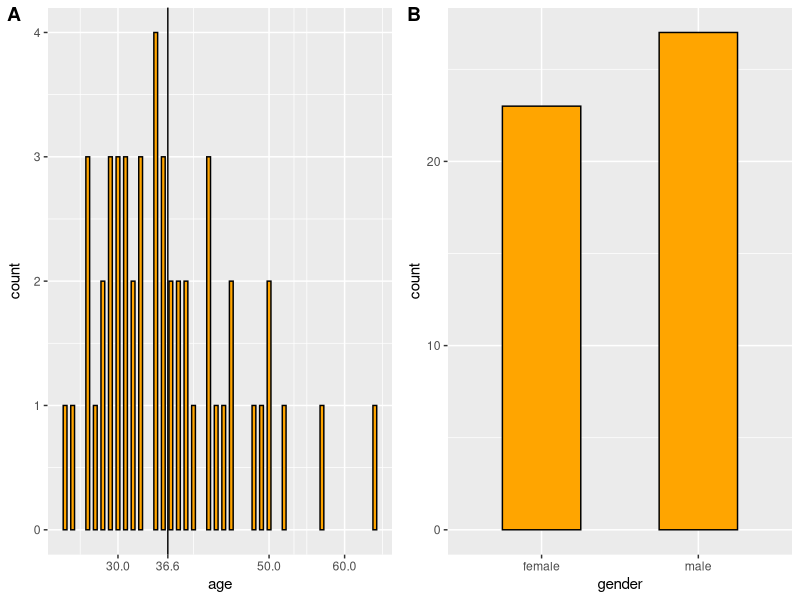
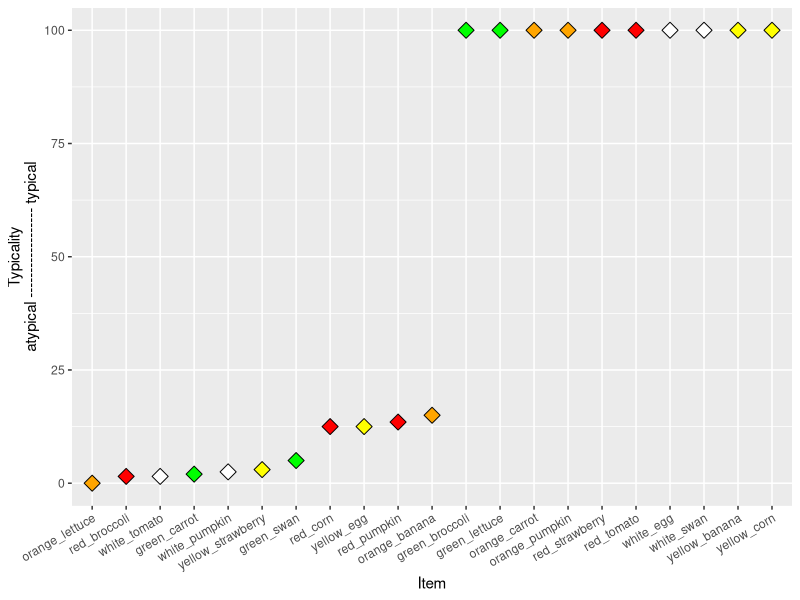
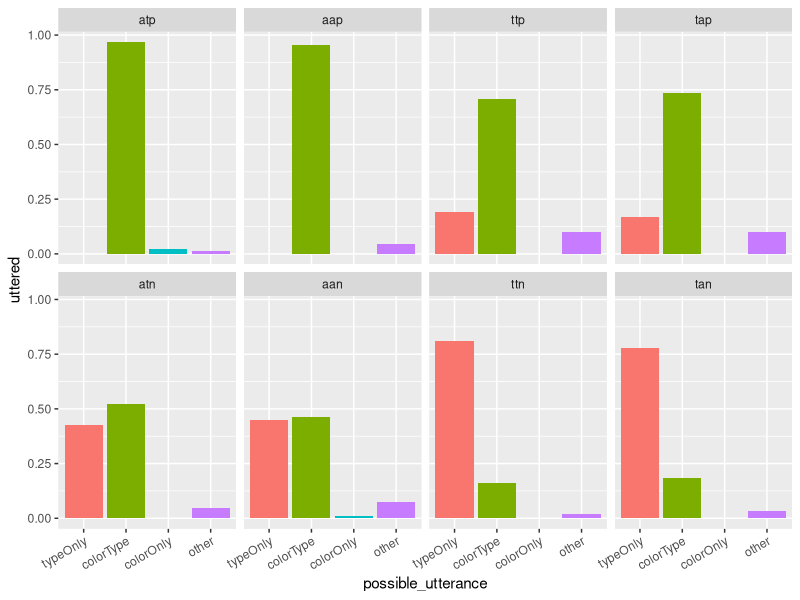
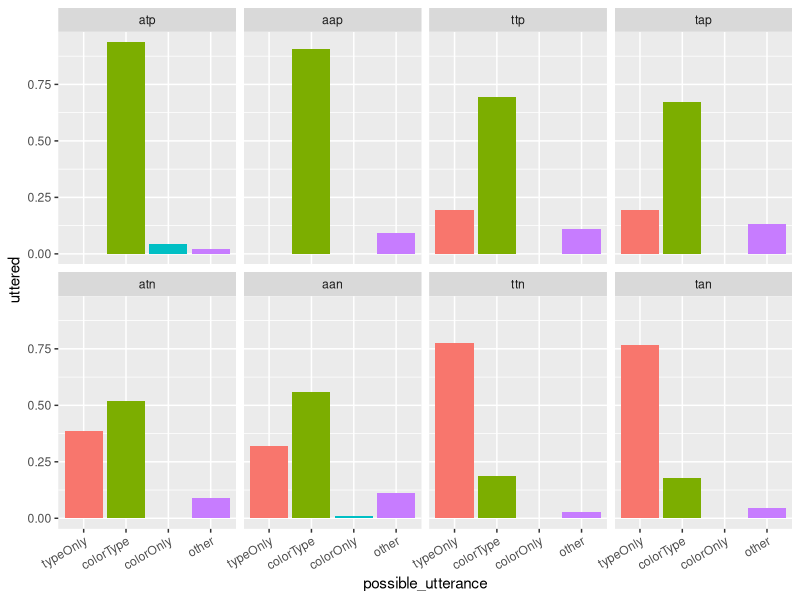
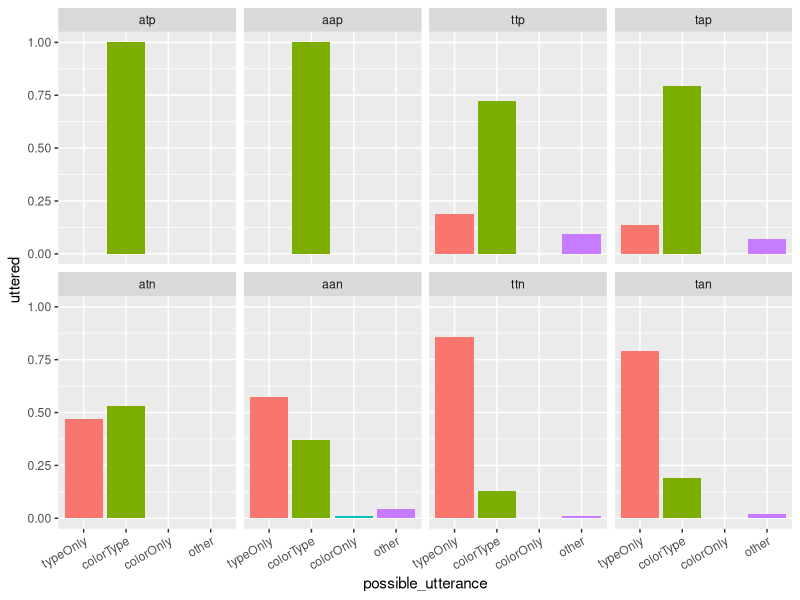
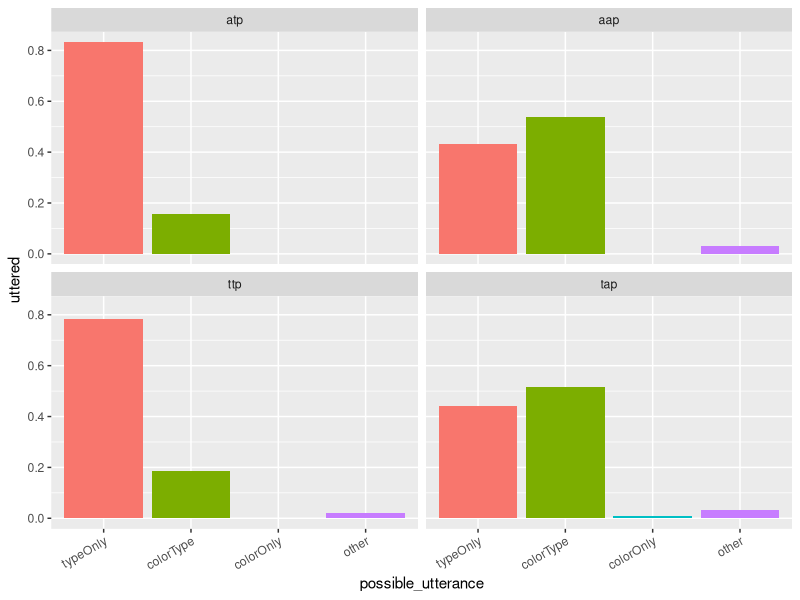
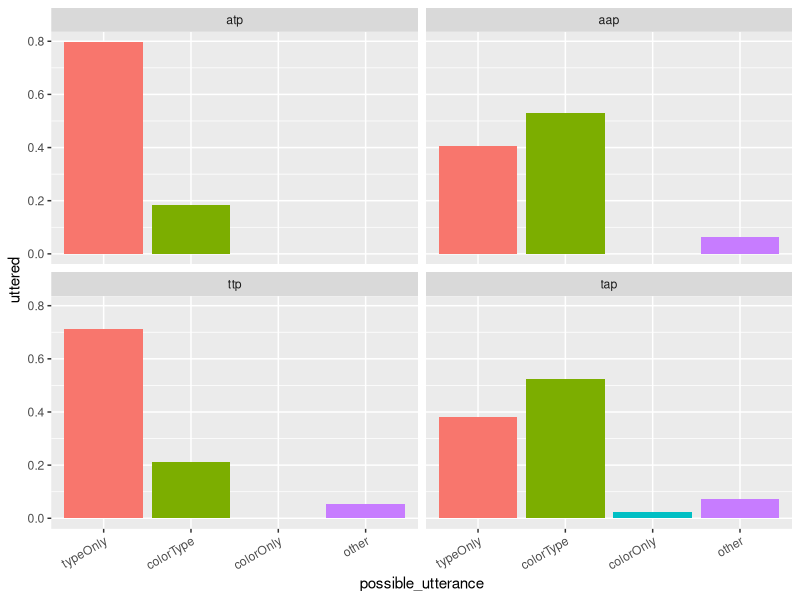
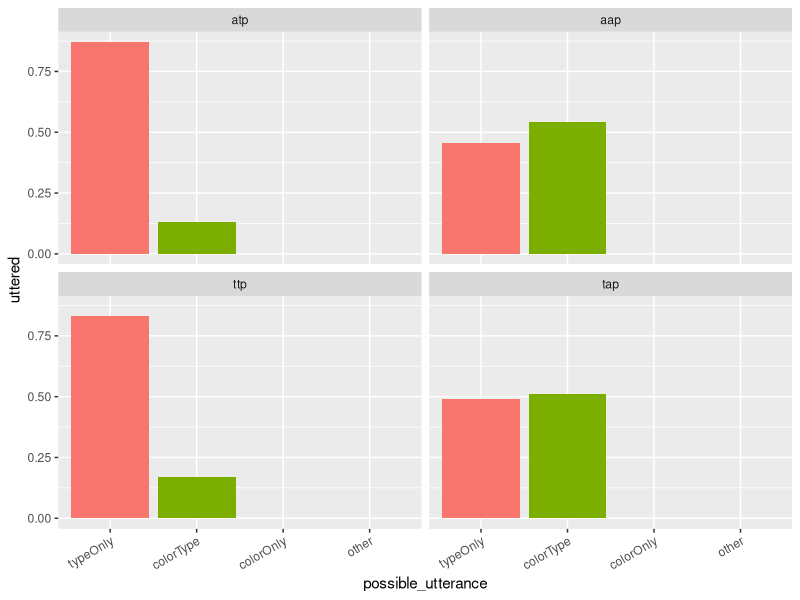

Recreate these plots in R, in order. (Note: this script raises an error after producing the figures.)
## ---- chunk 1
knitr::opts_chunk$set(echo = TRUE)
## ---- chunk 2
library(cowplot)
library(plyr)
library(tidyverse)
library(here)

df_import1 = read_csv(here::here("data","02_production","02_main","data1.csv")) %>%
  # exclude test
  # weird filter property will exclude NAs
  filter(is.na(comments) | !str_detect(comments,"TEST")) %>%
  filter(!str_detect(conversation, "elisakreiss"))

df_import = read_csv(here::here("data","02_production","02_main","data2.csv")) %>%
  # exclude test
  # weird filter property will exclude NAs
  filter(is.na(comments) | !str_detect(comments,"TEST")) %>% 
  filter(!str_detect(conversation, "elisakreiss")) %>% 
  bind_rows(df_import1)
## ---- chunk 3

# to identify multiple submissions
table(df_import$anon_worker_id)
# popular spellings of "english"
engl_spellings = c("english", "englis", "eng", "engilsh", "englsh", "en", "emglish")

# Exclusions
# glb_variant 1 => speaker
df_preclean = df_import %>% 
  # multiple submissions
  group_by(anon_worker_id) %>% 
  # mutate(blub = n()) %>% 
  filter(!(n() > 60)) %>% 
  ungroup() %>% 
  # if native language is not english
  mutate_at(vars(languages), funs(str_to_lower(.))) %>% 
  mutate_at(vars(languages), funs(ifelse(. %in% engl_spellings, "english", .))) %>%
  filter(glb_variant == 1 & str_detect(languages, "english")) 

position_encoder = df_preclean %>% 
  filter(str_detect(conversation, "top|bottom|left|right|1|2|3|4")) %>% 
  select(anon_worker_id, conversation) %>% 
  group_by(anon_worker_id) %>% 
  summarize(all_trials = n()) %>% 
  ungroup() %>% 
  filter(all_trials > 5)

posenc_list = as.list(position_encoder['anon_worker_id'])$anon_worker_id

taboo_player = df_preclean %>% 
  filter(str_detect(conversation, "thing|monkey|vegetable|swimmer|comes from chicken|halloween|make a salad with it|normally|oval|love bird|leaves|on one end|round|long")) %>%
  select(anon_worker_id, conversation) %>%
  group_by(anon_worker_id) %>% 
  mutate(all_trials = n()) %>% 
  ungroup() %>% 
  filter(all_trials > 6)

taboo_player_list = as.list(taboo_player['anon_worker_id'])$anon_worker_id

df_clean = df_preclean %>% 
  filter(!(anon_worker_id %in% posenc_list)) %>% 
  filter(!(anon_worker_id %in% taboo_player_list))

# number of participants before exclusion (68; 34)
length(unique(df_import$anon_worker_id))
# number of participants after exclusion (29)
length(unique(df_clean$anon_worker_id))
## ---- chunk 4
# create main df
df = df_clean
## ---- chunk 5

df_subj = df %>% 
  select(age,gender,timeSpent,anon_worker_id) %>% 
  distinct() %>% 
  mutate_at(vars(age), funs(as.integer(.)))

mean_age = round(mean(df_subj$age),digits = 1)
p_age = ggplot(df_subj,aes(x=age)) +
  geom_bar(width = .5,
           fill = "orange",
           color = "black") +
  geom_vline(xintercept= mean_age) +
  scale_x_continuous(breaks=c(20,30,50,60,70,mean_age))

p_gen = ggplot(df_subj,aes(x=gender)) +
  geom_bar(width = .5,
           fill = "orange",
           color = "black")

# mean_time = round(mean(df_subj$timeSpent), digits = 1)
# median_time = round(median(df_subj$timeSpent), digits = 1)
# p_time = ggplot(df_subj,aes(x=timeSpent)) +
#   geom_histogram(fill = "orange",
#            color = "black") +
#   geom_vline(xintercept=mean_time) +
#   geom_vline(xintercept=median_time,linetype="dashed") +
#   scale_x_continuous(breaks=c(median_time,mean_time,floor(5),floor(15),floor(20))) +
#   xlab("time spent") +
#   theme(axis.text.x = element_text(angle = 45, hjust = 1))

plot_grid(p_age, p_gen, labels = "AUTO", ncol = 2, align = 'v')

## ---- chunk 6

typ_data = read_csv(here::here("data","01_norming","02_main","typicality_data.csv")) %>% 
  filter(!(col_type=="green_corn" | col_type=="white_carrot" | type=="snowman")) %>% 
  mutate(bin_typ=ifelse(typicality>50,"typical","atypical"))

ggplot(typ_data, aes(x=reorder(col_type,typicality), y=typicality, fill=color)) +
  geom_point(size=4,
             color="black",
             shape=23) +
  scale_fill_identity() +
  theme(axis.text.x = element_text(angle = 30, hjust = 1)) +
  xlab("Item") +
  ylab("Typicality\natypical ------------------ typical")

typ_data_short = typ_data %>% 
  select(col_type, typicality)
## ---- chunk 7
df_time = df %>% 
  mutate(time = endTime - startTime) %>% 
  mutate_at(vars(time), funs(./60)) %>% 
  mutate_at(vars(time), funs(./60)) %>% 
  filter(time <= 4) %>% 
  select(speaker_chat)

## ---- chunk 8

# TODO: get rid of taboo stuff

color = c("yellow|yell|red|ref|orange|orng|ornage|orang|orane|oragne|white|whtie|green")

## ---- chunk 9
# most conservative split
cons_type = c("banana|banaa|bananna|nana|banan|bannaa|ban|broccoli|broc|carrot|carro|carot|cararot|c arrot|corn|tomato|tom|tamayo|egg|strawberry|straw|str|berry|lettuce|letc|cabbage|cabb|cabage|swan|goose|duck|pumpkin|pump|punmkn|pum")
# type_null = c("thing|one")
cons_other_types = c("lemon|bird|vegetable|fruit|ruit|cauliflower|califlower|cauli|caul|circle|tree|onion|animal")
# cons_type = c("banana|banaa|bananna|nana|banan|bannaa|ban|broccoli|broc|carrot|carro|carot|corn|tomato|tom|tamayo|egg|strawberry|straw|str|berry|lettuce|letc|swan|goose|pumpkin|pump|punmkn|pum")
# cons_other_types = c("lemon|cabbage|cabb|cabage|bird|vegetable|thing|one|fruit|ruit|cauliflower|cauli|caul|circle|tree|onion|animal")
cons_other_mod = c("original|normal|natural|natural color|un-natural|with color|no color|without color|with the correct color|off color|original color|regular|weird|not red|seasick|dyed|small|round|supposed to be|big|ugly|different color|different colour|no banana|not")

df_main = df %>% 
  mutate(target_item = str_c(targetcompColor, targetType, sep="_")) %>% 
  mutate(comp_item = str_c(targetcompColor, compType, sep="_")) %>% 
  select(intended_target, condition, speaker_chat, trial_number, anon_worker_id, target_item, targetType, comp_item, compType, selected_image) %>% 
  # filter everything with longer conversations (corrections) on speaker side
  filter(!str_detect(speaker_chat, "\\|\\|\\|")) %>% 
  # mutate(refexp = str_c("::",speaker_chat,"::")) %>% 
  mutate(refexp = speaker_chat) %>% 
  # TODO: filter out all \n
  mutate_at(vars(refexp), funs(str_to_lower(.))) %>% 
  filter(!str_detect(refexp,"bottom")) %>% 
  # categorization
  mutate(ColorMention = ifelse(str_detect(refexp,color), 1, 0)) %>% 
  mutate(OtherModMention = ifelse(str_detect(refexp,cons_other_mod), 1, 0)) %>% 
  mutate(TypeMention = ifelse(str_detect(refexp,cons_type), 1, 0)) %>% 
  mutate(OtherTypeMention = ifelse(str_detect(refexp,cons_other_types), 1, 0)) %>% 
  
  mutate(UtteranceCat = case_when(
    (OtherModMention == 1) | (OtherTypeMention == 1) ~ "other",
    (ColorMention == 1) & (TypeMention == 1) ~ "colorType",
    (ColorMention == 1) ~ "colorOnly",
    (TypeMention == 1) ~ "typeOnly",
    TRUE ~ "whatisthis?"
  ))

# df_main %>%
#   select(anon_worker_id, refexp, UtteranceCat, condition) %>%
#   filter(condition == "tap",
#          UtteranceCat == "typeOnly") %>%
#   view()

# "other" utterances are mainly expressions that include: 
# cauliflower, lemon, (un)natural, regular, original color, off color (bird, with/out color, fruit, vegetable)
# df_main %>% 
#   filter(UtteranceCat == "other") %>% 
#   view()
## ---- chunk 10
df_plot_target = df_main %>% 
  select(intended_target, condition, refexp, UtteranceCat, trial_number, anon_worker_id, selected_image, target_item) %>% 
  filter(intended_target == "target") %>% 
  mutate(wrong_selection = !str_detect(selected_image, target_item)) %>% 
  filter(!wrong_selection) %>% 
  slice(rep(1:n(), each = 4)) %>%
  mutate(possible_utterance = rep_len(c("colorType", "colorOnly", "typeOnly", "other"), 
                                  length.out=n())) %>% 
  mutate(uttered = ifelse(UtteranceCat==possible_utterance,1,0)) %>% 
  mutate_at(vars(possible_utterance),
            funs(factor(., levels=c("typeOnly", "colorType", "colorOnly", "other")))) %>%
  mutate_at(vars(condition),
            funs(factor(., levels=c("atp", "aap", "ttp", "tap", "atn", "aan", "ttn", "tan"))))

ggplot(df_plot_target, aes(x=possible_utterance, y=uttered, fill=possible_utterance)) +
  facet_wrap(~condition, nrow=2) +
  # mean
  stat_summary(fun.y = "mean",
               geom = "bar",
               position = position_dodge(width = 0.9)) +
  # error bars 
  stat_summary(fun.data = "mean_cl_boot",
               geom = "linerange",
               color = "darkgrey",
               position = position_dodge(width = 0.9)) +
  theme(axis.text.x = element_text(angle = 30, hjust = 1)) +
  theme(legend.position = "none")
  

df_plot_target %>% 
  filter(trial_number <= 30) %>% 
  ggplot(., aes(x=possible_utterance, y=uttered, fill=possible_utterance)) +
    facet_wrap(~condition, nrow=2) +
    # mean
    stat_summary(fun.y = "mean",
                 geom = "bar",
                 position = position_dodge(width = 0.9)) +
    # error bars 
    stat_summary(fun.data = "mean_cl_boot",
                 geom = "linerange",
                 color = "darkgrey",
                 position = position_dodge(width = 0.9)) +
    theme(axis.text.x = element_text(angle = 30, hjust = 1)) +
    theme(legend.position = "none")

df_plot_target %>% 
  filter(trial_number > 30) %>% 
  ggplot(., aes(x=possible_utterance, y=uttered, fill=possible_utterance)) +
    facet_wrap(~condition, nrow=2) +
    # mean
    stat_summary(fun.y = "mean",
                 geom = "bar",
                 position = position_dodge(width = 0.9)) +
    # error bars 
    stat_summary(fun.data = "mean_cl_boot",
                 geom = "linerange",
                 color = "darkgrey",
                 position = position_dodge(width = 0.9)) +
    theme(axis.text.x = element_text(angle = 30, hjust = 1)) +
    theme(legend.position = "none")

# First half vs second half: ColorType utterances reduce in atn and aan condition in second trial half; "other" utterances reduce in second trial half
## ---- chunk 11
df_plot_comp = df_main %>% 
  select(intended_target, condition, refexp, UtteranceCat, trial_number, anon_worker_id, selected_image, comp_item) %>% 
  filter(intended_target == "firstDistractor") %>% 
  mutate(wrong_selection = !str_detect(selected_image, comp_item)) %>% 
  filter(!wrong_selection) %>% 
  slice(rep(1:n(), each = 4)) %>%
  mutate(possible_utterance = rep_len(c("colorType", "colorOnly", "typeOnly", "other"), 
                                  length.out=n())) %>% 
  mutate(uttered = ifelse(UtteranceCat==possible_utterance,1,0)) %>% 
  mutate_at(vars(possible_utterance),
            funs(factor(., levels=c("typeOnly", "colorType", "colorOnly", "other")))) %>%
  mutate_at(vars(condition),
            funs(factor(., levels=c("atp", "aap", "ttp", "tap", "atn", "aan", "ttn", "tan"))))

ggplot(df_plot_comp, aes(x=possible_utterance, y=uttered, fill=possible_utterance)) +
  facet_wrap(~condition, nrow=2) +
  # mean
  stat_summary(fun.y = "mean",
               geom = "bar",
               position = position_dodge(width = 0.9)) +
  # error bars 
  stat_summary(fun.data = "mean_cl_boot",
               geom = "linerange",
               color = "darkgrey",
               position = position_dodge(width = 0.9)) +
  theme(axis.text.x = element_text(angle = 30, hjust = 1)) +
  theme(legend.position = "none")
  

df_plot_comp %>% 
  filter(trial_number <= 30) %>% 
  ggplot(., aes(x=possible_utterance, y=uttered, fill=possible_utterance)) +
    facet_wrap(~condition, nrow=2) +
    # mean
    stat_summary(fun.y = "mean",
                 geom = "bar",
                 position = position_dodge(width = 0.9)) +
    # error bars 
    stat_summary(fun.data = "mean_cl_boot",
                 geom = "linerange",
                 color = "darkgrey",
                 position = position_dodge(width = 0.9)) +
    theme(axis.text.x = element_text(angle = 30, hjust = 1)) +
    theme(legend.position = "none")

df_plot_comp %>% 
  filter(trial_number > 30) %>% 
  ggplot(., aes(x=possible_utterance, y=uttered, fill=possible_utterance)) +
    facet_wrap(~condition, nrow=2) +
    # mean
    stat_summary(fun.y = "mean",
                 geom = "bar",
                 position = position_dodge(width = 0.9)) +
    # error bars 
    stat_summary(fun.data = "mean_cl_boot",
                 geom = "linerange",
                 color = "darkgrey",
                 position = position_dodge(width = 0.9)) +
    theme(axis.text.x = element_text(angle = 30, hjust = 1)) +
    theme(legend.position = "none")

# First half vs second half: ColorType utterances reduce in atn and aan condition in second trial half; "other" utterances reduce in second trial half
## ---- chunk 12

nocontrast_comp = df_main %>% 
  mutate(contrast_present = ifelse(str_detect(condition, "p"), 1, 0)) %>% 
  filter((intended_target == "target") & (contrast_present == 0)) %>%
  mutate(wrong_selection = !str_detect(selected_image, target_item)) %>% 
  filter(!wrong_selection) %>% 
  filter(UtteranceCat=="colorType" | UtteranceCat=="typeOnly") %>% 
  mutate(ColMentioned = ifelse(UtteranceCat=="colorType", 1, 0)) %>%  
  mutate_at(vars(intended_target), funs(ifelse(. == "target", "firstDistractor", "FIRE"))) %>% 
  mutate(target_typ = ifelse(str_sub(condition,2,2) == "t", 0, 1)) %>% 
  mutate(comp_typ = ifelse(str_sub(condition,1,1) == "t", 0, 1)) %>% 
  mutate_at(vars(condition), funs(case_when(
    .=="atn" ~ "tan",
    .=="tan" ~ "atn",
    TRUE ~ .
  )))

cuny_plot = df_main %>% 
  filter(intended_target == "firstDistractor" | intended_target == "target") %>%
  mutate(wrong_selection = case_when(
    (intended_target == "firstDistractor") ~ !str_detect(selected_image, comp_item),
    (intended_target == "target") ~ !str_detect(selected_image, target_item),
    TRUE ~ TRUE)) %>% 
  filter(!wrong_selection) %>% 
  filter(UtteranceCat=="colorType" | UtteranceCat=="typeOnly") %>% 
  mutate(ColMentioned = ifelse(UtteranceCat=="colorType", 1, 0)) %>%  
  mutate(contrast_present = ifelse(str_detect(condition, "p"), 1, 0)) %>% 
  mutate(target_typ = case_when(
    (intended_target == "target") & (str_sub(condition,1,1) == "t") ~ 0,
    (intended_target == "target") & (str_sub(condition,1,1) == "a") ~ 1,
    (intended_target == "firstDistractor") & (str_sub(condition,1,1) == "t") ~ 0,
    TRUE ~ 1
  )) %>% 
  mutate(comp_typ = case_when(
    (intended_target == "target") & (str_sub(condition,2,2) == "t") ~ 0,
    (intended_target == "target") & (str_sub(condition,2,2) == "a") ~ 1,
    (intended_target == "firstDistractor") & (str_sub(condition,2,2) == "t") ~ 0,
    TRUE ~ 1
  )) %>% 
  bind_rows(nocontrast_comp) %>% 
  mutate_at(vars(intended_target), funs(ifelse(. == "firstDistractor", "competitor", .))) %>% 
  mutate_at(vars(intended_target),
            funs(factor(., levels=c("target", "competitor")))) %>% 
  mutate_at(vars(comp_typ), funs(ifelse(. == 0, "typical", "atypical"))) %>% 
  mutate_at(vars(comp_typ),
            funs(factor(., levels=c("typical", "atypical")))) %>% 
  mutate_at(vars(target_typ), funs(ifelse(. == 0, "typical", "atypical"))) %>% 
  mutate_at(vars(target_typ),
            funs(factor(., levels=c("typical", "atypical")))) %>%
  mutate_at(vars(contrast_present), funs(ifelse(. == 0, "no contrast", "contrast")))
  # mutate_at(vars(comp_typ),
  #           funs(factor(., levels=c("typical", "atypical"))))


# glimpse(cuny_plot)
typical_color = "#cc79a7" # purple
atypical_color = "#0071b2" # blue

ggplot(cuny_plot, aes(x=intended_target, y=ColMentioned, group=comp_typ, fill=comp_typ)) +
  # facet_wrap(~contrast_present) +
  # mean
  stat_summary(fun.y = "mean",
               geom = "bar",
               position = position_dodge(width = 0.9)) +
  # error bars 
  stat_summary(fun.data = "mean_cl_boot",
               geom = "linerange",
               color = "darkgrey",
               position = position_dodge(width = 0.9)) +
  xlab("Item that is being referred to") +
  ylab("Probability of modifier use") +
  labs(fill='Competitor typicality') +
  scale_fill_manual(values=c(typical_color, atypical_color)) +
  # theme(axis.text.x = element_text(angle = 30, hjust = 1)) +
  theme(legend.position = "top")

ggsave("cuny_prod.png", width = 5, height = 3)

ggplot(cuny_plot, aes(x=intended_target, y=ColMentioned, group=target_typ, fill=target_typ)) +
  facet_wrap(~contrast_present) +
  # mean
  stat_summary(fun.y = "mean",
               geom = "bar",
               position = position_dodge(width = 0.9)) +
  # error bars 
  stat_summary(fun.data = "mean_cl_boot",
               geom = "linerange",
               color = "darkgrey",
               position = position_dodge(width = 0.9)) +
  xlab("Item that is being referred to") +
  ylab("Probability of modifier use") +
  # labs(fill='Competitor typicality') +
  scale_fill_manual(values=c(typical_color, atypical_color)) +
  # theme(axis.text.x = element_text(angle = 30, hjust = 1)) +
  theme(legend.position = "top")

ggsave("cuny_prod_targettyp.png", width = 5, height = 3)

# Judith's plots

target_color = "#d55e00" # red
comp_color = "#009e74"

ggplot(cuny_plot, aes(x=comp_typ, y=ColMentioned, group=intended_target, fill=intended_target)) +
  # facet_wrap(~contrast_present) +
  # mean
  stat_summary(fun.y = "mean",
               geom = "bar",
               width = 0.6,
               position = position_dodge(width = 0.6)) +
  # error bars 
  stat_summary(fun.data = "mean_cl_boot",
               geom = "errorbar",
               color = "black",
               size = .3,
               width = 0.3,
               position = position_dodge(width = 0.6)) +
  xlab("Competitor typicality") +
  ylab("Probability of modifier use") +
  labs(fill='Item that is\nbeing referred to') +
  scale_fill_manual(values=c(target_color, comp_color)) +
  # theme(axis.text.x = element_text(angle = 30, hjust = 1)) +
  theme(legend.position = "top")

ggsave("cuny_prod_judith1.png", width = 5, height = 3)

ggplot(cuny_plot, aes(x=contrast_present, y=ColMentioned, group=intended_target, fill=intended_target)) +
  # facet_wrap(~contrast_present) +
  # mean
  stat_summary(fun.y = "mean",
               geom = "bar",
               width = 0.6,
               position = position_dodge(width = 0.6)) +
  # error bars 
  stat_summary(fun.data = "mean_cl_boot",
               geom = "errorbar",
               color = "black",
               size = .3,
               width = 0.3,
               position = position_dodge(width = 0.6)) +
  xlab("Contrast presence") +
  ylab("Probability of modifier use") +
  labs(fill='Item that is\nbeing referred to') +
  scale_fill_manual(values=c(target_color, comp_color)) +
  # theme(axis.text.x = element_text(angle = 30, hjust = 1)) +
  theme(legend.position = "top")

ggsave("cuny_prod_judith2.png", width = 5, height = 3)

## ---- chunk 13
by_condition = cuny_plot %>% 
  mutate_at(vars(condition), funs(factor(., levels=c("atp", "ttp", "aap", "tap", "atn", "aan", "ttn", "tan"))))
  # group_by(intended_target, condition) %>% 
  # summarize(mean_res = mean(ColMentioned)) %>% 
  # ungroup() %>% 
  # group_by(condition) %>% 
  # summarize(diff = diff(mean_res)) %>% 
  # ungroup() %>% 
  # arrange(diff)
  
target_color = "#d55e00" # red
comp_color = "#009e74"

ggplot(by_condition, aes(x=intended_target, y=ColMentioned, fill=intended_target)) +
  facet_wrap(~condition, nrow = 2) +
  # mean
  stat_summary(fun.y = "mean",
               geom = "bar",
               width = 0.6,
               position = position_dodge(width = 0.6)) +
  # error bars 
  stat_summary(fun.data = "mean_cl_boot",
               geom = "errorbar",
               color = "black",
               size = .3,
               width = 0.3,
               position = position_dodge(width = 0.6)) +
  xlab("Item that is being referred to") +
  ylab("Probability of modifier use") +
  labs(fill='Proportion of color mention') +
  scale_fill_manual(values=c(target_color, comp_color)) +
  # theme(axis.text.x = element_text(angle = 30, hjust = 1)) +
  theme(legend.position = "none")
## ---- chunk 14

df_plot_byitem = df_main %>% 
  select(intended_target, condition, refexp, UtteranceCat, trial_number, target_item, targetType, selected_image) %>% 
  filter(intended_target == "target") %>%
  mutate(wrong_selection = !str_detect(selected_image, target_item)) %>% 
  filter(!wrong_selection) %>% 
  filter(UtteranceCat=="colorType" | UtteranceCat=="typeOnly") %>%
  mutate(ColMentioned = ifelse(UtteranceCat=="colorType", 1, 0)) %>% 
  mutate(coll_cond = case_when(
    str_detect(condition, "p") & str_sub(condition,1,1) == "t" ~ "contrast_typ",
    str_detect(condition, "p") & str_sub(condition,1,1) == "a" ~ "contrast_atyp",
    str_sub(condition,1,1) == "a" ~ "atyp",
    str_sub(condition,1,1) == "t" ~ "typ",
    TRUE ~ "FIRE"
  )) %>% 
  mutate_at(vars(coll_cond),
            funs(factor(., levels=c("contrast_atyp", "contrast_typ", "atyp", "typ"))))

ggplot(df_plot_byitem, aes(x=coll_cond, y=ColMentioned)) +
  facet_wrap(~targetType, nrow=2) +
  # mean
  stat_summary(fun.y = "mean",
               geom = "bar",
               position = position_dodge(width = 0.9)) +
  # error bars 
  stat_summary(fun.data = "mean_cl_boot",
               geom = "linerange",
               color = "darkgrey",
               position = position_dodge(width = 0.9)) +
  theme(axis.text.x = element_text(angle = 30, hjust = 1)) +
  theme(legend.position = "none")

table(df_plot_byitem$targetType, df_plot_byitem$coll_cond)

## ---- chunk 15
df_plot_target = df_main %>% 
  select(intended_target, condition, refexp, UtteranceCat, trial_number, target_item, targetType, selected_image, anon_worker_id) %>% 
  filter(intended_target == "target") %>%
  mutate(wrong_selection = !str_detect(selected_image, target_item)) %>% 
  filter(!wrong_selection) %>% 
  filter(UtteranceCat=="colorType" | UtteranceCat=="typeOnly") %>% 
  mutate(ColMentioned = ifelse(UtteranceCat=="colorType", 1, 0)) %>% 
  mutate(coll_cond = case_when(
    str_detect(condition, "p") ~ "contrast",
    str_sub(condition,1,1) == "a" ~ "atyp",
    str_sub(condition,1,1) == "t" ~ "typ",
    TRUE ~ "FIRE"
  )) %>% 
  mutate_at(vars(coll_cond),
            funs(factor(., levels=c("contrast", "atyp", "typ"))))

ggplot(df_plot_target, aes(x=coll_cond, y=ColMentioned)) +
  facet_wrap(~anon_worker_id, nrow=2) +
  # mean
  stat_summary(fun.y = "mean",
               geom = "bar",
               position = position_dodge(width = 0.9)) +
  # error bars 
  stat_summary(fun.data = "mean_cl_boot",
               geom = "linerange",
               color = "darkgrey",
               position = position_dodge(width = 0.9)) +
  theme(axis.text.x = element_text(angle = 30, hjust = 1)) +
  theme(legend.position = "none")

# participant 462219836317466 always used "off color" and "original color" utterances
table(df_plot_target$anon_worker_id, df_plot_target$ColMentioned)

# df_main %>% 
  # filter(anon_worker_id == "462219836317466") %>% 
  # select(refexp, condition, target_item, selected_image) %>% 
  # view()
  
## ---- chunk 16
# df_check = df_model_prereg %>%
#   group_by(target_item,comp_item,contrast) %>%
#   summarize(n = n()) %>%
#   view()
# 
# df_check

# all uttProbs if target is the target (for all conditions)
# df_rsa_target = df_model_prereg %>%
#   group_by(condition,targetType) %>%
#   summarize(uttProb = mean(ColMentioned)) %>%
#   ungroup() %>%
#   mutate(intended_target = "target") %>%
#   select(uttProb, condition, intended_target, targetType)
# 
# # uttProbs if comp is the target (for contrast-present conditions)
# df_rsa_comp_prep = df_main %>%
#   filter(intended_target == "firstDistractor") %>%
#   mutate(wrong_selection = !str_detect(selected_image, comp_item)) %>%
#   filter(!wrong_selection) %>%
#   filter(UtteranceCat=="colorType" | UtteranceCat=="typeOnly") %>%
#   mutate(ColMentioned = ifelse(UtteranceCat=="colorType", 1, 0)) %>%
#   group_by(condition) %>%
#   summarize(uttProb = mean(ColMentioned)) %>%
#   ungroup() %>%
#   select(uttProb, condition)
# 
# 
# df_rsa_comp = df_model_prereg %>%
#   group_by(condition) %>%
#   summarize(uttProb = mean(ColMentioned)) %>%
#   ungroup() %>%
#   filter(!str_detect(condition, "p")) %>%
#   mutate_at(vars(condition), funs(case_when(
#     .=="atn" ~ "tan",
#     .=="tan" ~ "atn",
#     TRUE ~ .
#   ))) %>%
#   select(uttProb, condition) %>%
#   bind_rows(df_rsa_comp_prep) %>%
#   mutate(intended_target = "comp")
# 
# df_rsa = df_rsa_target %>%
#   bind_rows(df_rsa_comp)
# 
# df_rsa
# 
# write_csv(df_rsa, "df_rsa_bytarget.csv")
# 
# write_csv(df_main, here("models","02_prodInfRSA","data","emp_production_data.csv"))
# 
# table(df_main$target_item,df_main$comp_item)
## ---- chunk 17
# modifier mention ~ contrast presence*typicality of target*typicality of competitor + (1+contrast presence*typicality of target|participant) + (1+contrast presence*typicality of target*typicality of competitor|item)
f_prereg = ColMentioned ~ contrast_present*c_target_typ*c_comp_typ + (1+contrast_present+c_target_typ+c_comp_typ|anon_worker_id) + (1+contrast_present+c_target_typ+c_comp_typ|targetType)

# 1 NO RANDOM EFFECTS
# 1.1 Binned typicality
# 1.1.1 Centered typicality & contrast

m = glm(ColMentioned ~ c_contrast+c_target_typ_bin+c_comp_typ_bin, data = df_model_prereg, family = "binomial")
summary(m)

m = glm(ColMentioned ~ c_contrast+c_target_typ_bin+c_comp_typ_bin+c_contrast:c_target_typ_bin, data = df_model_prereg, family = "binomial")
summary(m)

m = glm(ColMentioned ~ c_contrast+c_target_typ_bin+c_comp_typ_bin+c_contrast:c_comp_typ_bin, data = df_model_prereg, family = "binomial")
summary(m)

m = glm(ColMentioned ~ c_contrast+c_target_typ_bin+c_comp_typ_bin+c_comp_typ_bin:c_target_typ_bin, data = df_model_prereg, family = "binomial")
summary(m)

m = glm(ColMentioned ~ c_contrast*c_target_typ_bin*c_comp_typ_bin, data = df_model_prereg, family = "binomial")
summary(m)

# 1.1.2 Centered typicality & non-centered contrast

m = glm(ColMentioned ~ contrast+c_target_typ_bin+c_comp_typ_bin, data = df_model_prereg, family = "binomial")
summary(m)

m = glm(ColMentioned ~ contrast+c_target_typ_bin+c_comp_typ_bin+contrast:c_target_typ_bin, data = df_model_prereg, family = "binomial")
summary(m)

m = glm(ColMentioned ~ contrast+c_target_typ_bin+c_comp_typ_bin+contrast:c_comp_typ_bin, data = df_model_prereg, family = "binomial")
summary(m)

m = glm(ColMentioned ~ contrast+c_target_typ_bin+c_comp_typ+c_comp_typ_bin:c_target_typ_bin, data = df_model_prereg, family = "binomial")
summary(m)

m = glm(ColMentioned ~ contrast*c_target_typ_bin*c_comp_typ_bin, data = df_model_prereg, family = "binomial")
summary(m)

# 1.1.3 Non-centered typicality & centered contrast

m = glm(ColMentioned ~ c_contrast+target_typ_bin+comp_typ_bin, data = df_model_prereg, family = "binomial")
summary(m)

m = glm(ColMentioned ~ c_contrast+target_typ_bin+comp_typ_bin+c_contrast:target_typ_bin, data = df_model_prereg, family = "binomial")
summary(m)

m = glm(ColMentioned ~ c_contrast+target_typ_bin+comp_typ_bin+c_contrast:comp_typ_bin, data = df_model_prereg, family = "binomial")
summary(m)

m = glm(ColMentioned ~ c_contrast+target_typ_bin+comp_typ_bin+comp_typ_bin:target_typ_bin, data = df_model_prereg, family = "binomial")
summary(m)

m = glm(ColMentioned ~ c_contrast*target_typ_bin*comp_typ_bin, data = df_model_prereg, family = "binomial")
summary(m)

# 1.1.4 Non-centered typicality & contrast

m = glm(ColMentioned ~ contrast+target_typ_bin+comp_typ_bin, data = df_model_prereg, family = "binomial")
summary(m)

m = glm(ColMentioned ~ contrast+target_typ_bin+comp_typ_bin+contrast:target_typ_bin, data = df_model_prereg, family = "binomial")
summary(m)

m = glm(ColMentioned ~ contrast+target_typ_bin+comp_typ_bin+contrast:comp_typ_bin, data = df_model_prereg, family = "binomial")
summary(m)

m = glm(ColMentioned ~ contrast+target_typ_bin+comp_typ_bin+comp_typ_bin:target_typ_bin, data = df_model_prereg, family = "binomial")
summary(m)

m = glm(ColMentioned ~ contrast*target_typ_bin*comp_typ_bin, data = df_model_prereg, family = "binomial")
summary(m)

# 1.2 Continuous typicality
# 1.2.1 Centered typicality & contrast

m = glm(ColMentioned ~ c_contrast+c_target_typ+c_comp_typ, data = df_model_prereg, family = "binomial")
summary(m)

m = glm(ColMentioned ~ c_contrast+c_target_typ+c_comp_typ+c_contrast:c_target_typ, data = df_model_prereg, family = "binomial")
summary(m)

m = glm(ColMentioned ~ c_contrast+c_target_typ+c_comp_typ+c_contrast:c_comp_typ, data = df_model_prereg, family = "binomial")
summary(m)

m = glm(ColMentioned ~ c_contrast+c_target_typ+c_comp_typ+c_comp_typ:c_target_typ, data = df_model_prereg, family = "binomial")
summary(m)

m = glm(ColMentioned ~ c_contrast*c_target_typ*c_comp_typ, data = df_model_prereg, family = "binomial")
summary(m)

# 1.2.2 Centered typicality & non-centered contrast

m = glm(ColMentioned ~ contrast+c_target_typ+c_comp_typ, data = df_model_prereg, family = "binomial")
summary(m)

m = glm(ColMentioned ~ contrast+c_target_typ+c_comp_typ+contrast:c_target_typ, data = df_model_prereg, family = "binomial")
summary(m)

m = glm(ColMentioned ~ contrast+c_target_typ+c_comp_typ+contrast:c_comp_typ, data = df_model_prereg, family = "binomial")
summary(m)

m = glm(ColMentioned ~ contrast+c_target_typ+c_comp_typ+c_comp_typ:c_target_typ, data = df_model_prereg, family = "binomial")
summary(m)

m = glm(ColMentioned ~ contrast*c_target_typ*c_comp_typ, data = df_model_prereg, family = "binomial")
summary(m)

# 1.2.3 Non-centered typicality & centered contrast

m = glm(ColMentioned ~ c_contrast+target_typ+comp_typ, data = df_model_prereg, family = "binomial")
summary(m)

m = glm(ColMentioned ~ c_contrast+target_typ+comp_typ+c_contrast:target_typ, data = df_model_prereg, family = "binomial")
summary(m)

m = glm(ColMentioned ~ c_contrast+target_typ+comp_typ+c_contrast:comp_typ, data = df_model_prereg, family = "binomial")
summary(m)

m = glm(ColMentioned ~ c_contrast+target_typ+comp_typ+comp_typ:target_typ, data = df_model_prereg, family = "binomial")
summary(m)

m = glm(ColMentioned ~ c_contrast*target_typ*comp_typ, data = df_model_prereg, family = "binomial")
summary(m)

# 1.2.4 Non-centered typicality & contrast

m = glm(ColMentioned ~ contrast+target_typ+comp_typ, data = df_model_prereg, family = "binomial")
summary(m)

m = glm(ColMentioned ~ contrast+target_typ+comp_typ+c_contrast:target_typ, data = df_model_prereg, family = "binomial")
summary(m)

m = glm(ColMentioned ~ contrast+target_typ+comp_typ+c_contrast:comp_typ, data = df_model_prereg, family = "binomial")
summary(m)

m = glm(ColMentioned ~ contrast+target_typ+comp_typ+comp_typ:target_typ, data = df_model_prereg, family = "binomial")
summary(m)

m = glm(ColMentioned ~ contrast*target_typ*comp_typ, data = df_model_prereg, family = "binomial")
summary(m)


# 2 RANDOM EFFECTS
# 2.1 Binned typicality
# 2.1.1 Centered typicality & contrast

m = glmer(ColMentioned ~ c_contrast+c_target_typ_bin+c_comp_typ_bin + (1|anon_worker_id), data = df_model_prereg, family = "binomial")
summary(m)

m = glmer(ColMentioned ~ c_contrast+c_target_typ_bin+c_comp_typ_bin+c_contrast:c_target_typ_bin + (1|anon_worker_id), data = df_model_prereg, family = "binomial")
summary(m)

m = glmer(ColMentioned ~ c_contrast+c_target_typ_bin+c_comp_typ_bin+c_contrast:c_comp_typ_bin + (1|anon_worker_id), data = df_model_prereg, family = "binomial")
summary(m)

m = glmer(ColMentioned ~ c_contrast+c_target_typ_bin+c_comp_typ_bin+c_comp_typ_bin:c_target_typ_bin + (1|anon_worker_id), data = df_model_prereg, family = "binomial")
summary(m)

m = glmer(ColMentioned ~ c_contrast*c_target_typ_bin*c_comp_typ_bin + (1|anon_worker_id), data = df_model_prereg, family = "binomial")
summary(m)

# 2.1.2 Centered typicality & non-centered contrast

m = glmer(ColMentioned ~ contrast+c_target_typ_bin+c_comp_typ_bin + (1|anon_worker_id), data = df_model_prereg, family = "binomial")
summary(m)

m = glmer(ColMentioned ~ contrast+c_target_typ_bin+c_comp_typ_bin+contrast:c_target_typ_bin + (1|anon_worker_id), data = df_model_prereg, family = "binomial")
summary(m)

m = glmer(ColMentioned ~ contrast+c_target_typ_bin+c_comp_typ_bin+contrast:c_comp_typ_bin + (1|anon_worker_id), data = df_model_prereg, family = "binomial")
summary(m)

m = glmer(ColMentioned ~ contrast+c_target_typ_bin+c_comp_typ+c_comp_typ_bin:c_target_typ_bin + (1|anon_worker_id), data = df_model_prereg, family = "binomial")
summary(m)

m = glmer(ColMentioned ~ contrast*c_target_typ_bin*c_comp_typ_bin + (1|anon_worker_id), data = df_model_prereg, family = "binomial")
summary(m)

# 2.1.3 Non-centered typicality & centered contrast

m = glmer(ColMentioned ~ c_contrast+target_typ_bin+comp_typ_bin + (1|anon_worker_id), data = df_model_prereg, family = "binomial")
summary(m)

m = glmer(ColMentioned ~ c_contrast+target_typ_bin+comp_typ_bin+c_contrast:target_typ_bin + (1|anon_worker_id), data = df_model_prereg, family = "binomial")
summary(m)

m = glmer(ColMentioned ~ c_contrast+target_typ_bin+comp_typ_bin+c_contrast:comp_typ_bin + (1|anon_worker_id), data = df_model_prereg, family = "binomial")
summary(m)

m = glmer(ColMentioned ~ c_contrast+target_typ_bin+comp_typ_bin+comp_typ_bin:target_typ_bin + (1|anon_worker_id), data = df_model_prereg, family = "binomial")
summary(m)

m = glmer(ColMentioned ~ c_contrast*target_typ_bin*comp_typ_bin + (1|anon_worker_id), data = df_model_prereg, family = "binomial")
summary(m)

# 2.1.4 Non-centered typicality & contrast

m = glmer(ColMentioned ~ contrast+target_typ_bin+comp_typ_bin + (1|anon_worker_id), data = df_model_prereg, family = "binomial")
summary(m)

m = glmer(ColMentioned ~ contrast+target_typ_bin+comp_typ_bin+contrast:target_typ_bin + (1|anon_worker_id), data = df_model_prereg, family = "binomial")
summary(m)

m = glmer(ColMentioned ~ contrast+target_typ_bin+comp_typ_bin+contrast:comp_typ_bin + (1|anon_worker_id), data = df_model_prereg, family = "binomial")
summary(m)

m = glmer(ColMentioned ~ contrast+target_typ_bin+comp_typ_bin+comp_typ_bin:target_typ_bin + (1|anon_worker_id), data = df_model_prereg, family = "binomial")
summary(m)

m = glmer(ColMentioned ~ contrast*target_typ_bin*comp_typ_bin + (1|anon_worker_id), data = df_model_prereg, family = "binomial")
summary(m)

# 2.2 Continuous typicality
# 2.2.1 Centered typicality & contrast

m = glmer(ColMentioned ~ c_contrast+c_target_typ+c_comp_typ + (1|anon_worker_id), data = df_model_prereg, family = "binomial")
summary(m)

m = glmer(ColMentioned ~ c_contrast+c_target_typ+c_comp_typ+c_contrast:c_target_typ + (1|anon_worker_id), data = df_model_prereg, family = "binomial")
summary(m)

m = glmer(ColMentioned ~ c_contrast+c_target_typ+c_comp_typ+c_contrast:c_comp_typ + (1|anon_worker_id), data = df_model_prereg, family = "binomial")
summary(m)

m = glmer(ColMentioned ~ c_contrast+c_target_typ+c_comp_typ+c_comp_typ:c_target_typ + (1|anon_worker_id), data = df_model_prereg, family = "binomial")
summary(m)

m = glmer(ColMentioned ~ c_contrast*c_target_typ*c_comp_typ + (1|anon_worker_id), data = df_model_prereg, family = "binomial")
summary(m)

# 2.2.2 Centered typicality & non-centered contrast

m = glmer(ColMentioned ~ contrast+c_target_typ+c_comp_typ + (1|anon_worker_id), data = df_model_prereg, family = "binomial")
summary(m)

m = glmer(ColMentioned ~ contrast+c_target_typ+c_comp_typ+contrast:c_target_typ + (1|anon_worker_id), data = df_model_prereg, family = "binomial")
summary(m)

m = glmer(ColMentioned ~ contrast+c_target_typ+c_comp_typ+contrast:c_comp_typ + (1|anon_worker_id), data = df_model_prereg, family = "binomial")
summary(m)

m = glmer(ColMentioned ~ contrast+c_target_typ+c_comp_typ+c_comp_typ:c_target_typ + (1|anon_worker_id), data = df_model_prereg, family = "binomial")
summary(m)

m = glmer(ColMentioned ~ contrast*c_target_typ*c_comp_typ + (1|anon_worker_id), data = df_model_prereg, family = "binomial")
summary(m)

# 2.2.3 Non-centered typicality & centered contrast

m = glmer(ColMentioned ~ c_contrast+target_typ+comp_typ + (1|anon_worker_id), data = df_model_prereg, family = "binomial")
summary(m)

m = glmer(ColMentioned ~ c_contrast+target_typ+comp_typ+c_contrast:target_typ + (1|anon_worker_id), data = df_model_prereg, family = "binomial")
summary(m)

m = glmer(ColMentioned ~ c_contrast+target_typ+comp_typ+c_contrast:comp_typ + (1|anon_worker_id), data = df_model_prereg, family = "binomial")
summary(m)

m = glmer(ColMentioned ~ c_contrast+target_typ+comp_typ+comp_typ:target_typ + (1|anon_worker_id), data = df_model_prereg, family = "binomial")
summary(m)

m = glmer(ColMentioned ~ c_contrast*target_typ*comp_typ + (1|anon_worker_id), data = df_model_prereg, family = "binomial")
summary(m)

# 2.2.4 Non-centered typicality & contrast

m = glmer(ColMentioned ~ contrast+target_typ+comp_typ + (1|anon_worker_id), data = df_model_prereg, family = "binomial")
summary(m)

m = glmer(ColMentioned ~ contrast+target_typ+comp_typ+c_contrast:target_typ + (1|anon_worker_id), data = df_model_prereg, family = "binomial")
summary(m)

m = glmer(ColMentioned ~ contrast+target_typ+comp_typ+c_contrast:comp_typ + (1|anon_worker_id), data = df_model_prereg, family = "binomial")
summary(m)

m = glmer(ColMentioned ~ contrast+target_typ+comp_typ+comp_typ:target_typ + (1|anon_worker_id), data = df_model_prereg, family = "binomial")
summary(m)

m = glmer(ColMentioned ~ contrast*target_typ*comp_typ + (1|anon_worker_id), data = df_model_prereg, family = "binomial")
summary(m)
















# f_notprereg = ColMentioned ~ c_contrast*c_target_typ_bin*c_comp_typ_bin + (1|anon_worker_id) + (1|target_item)
m.1 = glmer(f_prereg, data = df_model_prereg, family = "binomial")
summary(m.1)

m.2 = glm(ColMentioned ~ c_contrast+c_target_typ+c_comp_typ, data = df_model_prereg, family = "binomial")
summary(m.2)

m = glm(ColMentioned ~ c_contrast+c_target_typ*c_comp_typ,data=df_model_prereg,family="binomial")
summary(m)

m.3 = glmer(ColMentioned ~ c_contrast+c_target_typ+c_comp_typ + (1+c_target_typ|anon_worker_id), data = df_model_prereg, family = "binomial")
summary(m.3)

m.4 = glmer(ColMentioned ~ c_contrast+c_target_typ*c_comp_typ + (1+c_target_typ|anon_worker_id), data = df_model_prereg, family = "binomial")
summary(m.4)

m.5 = glmer(ColMentioned ~ contrast_present*target_typ_bin+comp_typ_bin  + (1+target_typ_bin|anon_worker_id) + (1|targetType), data = df_model_prereg, family = "binomial")
summary(m.5)

plot = df_model_prereg %>% ggplot(aes(x=c_target_typ, fill=ColMentioned)) + geom_histogram(stat="count")
plot = df_model_prereg %>% ggplot(aes(x=target_typ_bin, fill=ColMentioned)) + geom_histogram(stat="count")

plot

model_prereg = brm(
  formula = ColMentioned ~ contrast_present*target_typ_bin+comp_typ_bin  + (1+target_typ_bin|anon_worker_id) + (1|targetType),
  data = df_model_prereg,
  seed = 1702,
  family = 'bernoulli' # or bernoulli?
)

summary(model_prereg)

bayes_R2(model_prereg)

plot_model_prereg = 
  model_prereg %>% 
  as_tibble() %>% 
  select("b_Intercept", "b_contrast_present1", "b_target_typ_bin1", "b_comp_typ_bin1", "b_contrast_present1.target_typ_bin1") %>% 
  gather(key = "parameter", value = "posterior") %>% 
  mutate_at(vars(parameter), funs(str_replace_all(.,"b_",""))) %>%
  mutate_at(vars(parameter), funs(str_replace_all(.,"\\.",":"))) %>%
  mutate(parameter = as.factor(parameter)) %>%
  mutate(parameter = factor(parameter, levels = c("Intercept", "contrast_present1", "target_typ_bin1", "comp_typ_bin1", "contrast_present1:target_typ_bin1"))) %>%
  ggplot(aes(x = posterior)) + 
    geom_density(fill = "grey") +
    facet_wrap(~ parameter, scales = "free") +
  ylab("density\n") +
  xlab("\nparameter value") +
  theme_classic() +
  theme(legend.position = "right",
        legend.key.height = unit(2,"line"),
        legend.title = element_text(size = 18, face = "bold"),
        legend.text = element_text(size = 16),
        legend.background = element_rect(fill = "transparent"),
        strip.background = element_blank(),
        strip.text = element_text(size = 18, face = "bold"),
        axis.line = element_blank(),
        panel.spacing = unit(2, "lines"),
        plot.background = element_rect(fill = "transparent", colour = NA),
        panel.background = element_rect(fill = "transparent"),
        axis.text = element_text(size = 16),
        axis.title = element_text(size = 18, face = "bold"),
        plot.title = element_text(size = 18, face = "bold"),
        plot.margin = unit(c(0.2,0.1,0.2,0.1),"cm")) +
  geom_vline(xintercept = 0) +
  geom_segment(
    mapping = aes(y = 0, yend = 0, x = low, xend = high),
    color = "firebrick",
    size = 3,
    data = fixef(model_prereg) %>% as_tibble() %>%
      mutate(parameter = c("Intercept", "contrast_present1", "target_typ_bin1", "comp_typ_bin1", "contrast_present1:target_typ_bin1")) %>%
      mutate(parameter = as.factor(parameter)) %>%
      mutate(parameter = factor(parameter, levels = c("Intercept", "contrast_present1", "target_typ_bin1", "comp_typ_bin1", "contrast_present1:target_typ_bin1"))) %>%
      rename(low = Q2.5, high = Q97.5))

plot_model_prereg = 
  model_prereg %>% 
  as_tibble() %>% 
  select("b_Intercept", "b_c_contrast", "b_c_target_typ", "b_c_comp_typ", "b_c_target_typ.c_comp_typ") %>% 
  gather(key = "parameter", value = "posterior") %>% 
  mutate_at(vars(parameter), funs(str_replace_all(.,"b_",""))) %>%
  mutate_at(vars(parameter), funs(str_replace_all(.,"\\.",":"))) %>%
  mutate(parameter = as.factor(parameter)) %>%
  mutate(parameter = factor(parameter, levels = c("Intercept", "c_contrast", "c_target_typ", "c_comp_typ", "c_target_typ:c_comp_typ"))) %>%
  ggplot(aes(x = posterior)) + 
    geom_density(fill = "grey") +
    facet_wrap(~ parameter, scales = "free") +
  ylab("density\n") +
  xlab("\nparameter value") +
  theme_classic() +
  theme(legend.position = "right",
        legend.key.height = unit(2,"line"),
        legend.title = element_text(size = 18, face = "bold"),
        legend.text = element_text(size = 16),
        legend.background = element_rect(fill = "transparent"),
        strip.background = element_blank(),
        strip.text = element_text(size = 18, face = "bold"),
        axis.line = element_blank(),
        panel.spacing = unit(2, "lines"),
        plot.background = element_rect(fill = "transparent", colour = NA),
        panel.background = element_rect(fill = "transparent"),
        axis.text = element_text(size = 16),
        axis.title = element_text(size = 18, face = "bold"),
        plot.title = element_text(size = 18, face = "bold"),
        plot.margin = unit(c(0.2,0.1,0.2,0.1),"cm")) +
  geom_vline(xintercept = 0) +
  geom_segment(
    mapping = aes(y = 0, yend = 0, x = low, xend = high),
    color = "firebrick",
    size = 3,
    data = fixef(model_prereg) %>% as_tibble() %>%
      mutate(parameter = c("Intercept", "c_contrast", "c_target_typ", "c_comp_typ", "c_target_typ:c_comp_typ")) %>%
      mutate(parameter = as.factor(parameter)) %>%
      mutate(parameter = factor(parameter, levels = c("Intercept", "c_contrast", "c_target_typ", "c_comp_typ", "c_target_typ:c_comp_typ"))) %>%
      rename(low = Q2.5, high = Q97.5))

plot_model_prereg

ggsave(plot = plot_model_prereg, filename = "graphs/posterior_density_prereg.png",
       width = 15, height = 10)

## ---- chunk 18

df_model_prereg %>% 
  ggplot(., aes(x=contrast_present, y=ColMentioned, group=c_target_typ_bin, fill=c_target_typ_bin)) +
    facet_wrap(~c_comp_typ_bin) +
    # mean
    stat_summary(fun.y = "mean",
                 geom = "bar",
                 position = position_dodge(width = 0.9)) +
    # error bars 
    stat_summary(fun.data = "mean_cl_boot",
                 geom = "linerange",
                 color = "darkgrey",
                 position = position_dodge(width = 0.9)) +
    geom_point(position=position_jitterdodge(jitter.width = 0.3, jitter.height = 0.1,
  dodge.width = 0.9, seed = NA), alpha=0.5) +
    theme(axis.text.x = element_text(angle = 30, hjust = 1))
    # theme(legend.position = "none")

## ---- chunk 19
# library(corrplot)
# library(PerformanceAnalytics)
# 
# df_corr = df_model_prereg %>% 
#   mutate(id=str_c(anon_worker_id, "_", trial_number)) %>%
#   select(condition,ColMentioned,id) %>%
#   # tibble::rowid_to_column() %>%
#   spread(condition,ColMentioned) %>% 
#   as.data.frame()
# 
# rownames(df_corr) = df_corr$id
# 
# df_corr = select(df_corr,-id)
# 
# chart.Correlation(df_corr, histogram=TRUE, pch=19)
## ---- chunk 20
type = c("banana|banaa|bananna|nana|banan|bannaa|ban|broccoli|broc|carrot|carro|carot|corn|tomato|tom|tamayo|egg|strawberry|straw|str|berry|lettuce|letc|cabbage|cabb|cabage|swan|goose|pumpkin|pump|punmkn|pum")
# type_null = c("thing|one")
other_types = c("lemon|bird|vegetable|fruit|ruit|cauliflower|cauli|caul|circle|tree|onion|animal")
other_mod_typ = c("original|normal|natural|natural color|with the correct color|original color|regular")
other_mod_atyp = c("un-natural|off color|weird|seasick|dyed")
other_mod = c("with color|no color|without color|not red|small|round")


df_main_lesscons = df %>% 
  mutate(target_item = str_c(targetcompColor, targetType, sep="_")) %>% 
  select(intended_target, condition, speaker_chat, trial_number, anon_worker_id, target_item, targetType) %>% 
  # filter everything with longer conversations (corrections) on speaker side
  filter(!str_detect(speaker_chat, "\\|\\|\\|")) %>% 
  # mutate(refexp = str_c("::",speaker_chat,"::")) %>% 
  mutate(refexp = speaker_chat) %>% 
  # TODO: filter out all \n
  mutate_at(vars(refexp), funs(str_to_lower(.))) %>% 
  # categorization
  mutate(TypeMention = ifelse(str_detect(refexp,type), 1, 0)) %>% 
  # mutate(TypeNullMention = ifelse(str_detect(refexp,type_null), 1, 0)) %>% 
  mutate(OtherTypeMention = ifelse(str_detect(refexp,other_types), 1, 0)) %>%
  mutate(ColorMention = ifelse(str_detect(refexp,color), 1, 0)) %>% 
  mutate(OtherModMention_typ = ifelse(str_detect(refexp,other_mod_typ), 1, 0)) %>% 
  mutate(OtherModMention_atyp = ifelse(str_detect(refexp,other_mod_atyp), 1, 0)) %>%
  mutate(OtherModMention = ifelse(str_detect(refexp,other_mod), 1, 0)) %>%
   
  mutate(UtteranceCat = case_when(
    (ColorMention == 1) & (TypeMention == 1) ~ "colorType",
    (OtherModMention == 1) | (OtherTypeMention == 1) ~ "other",
    OtherModMention_typ == 1 ~ "other_typmod",
    OtherModMention_atyp == 1 ~ "other_atypmod",
    (ColorMention == 1) ~ "colorOnly",
    (TypeMention == 1) ~ "typeOnly",
    TRUE ~ "whatisthis?"
  ))

# "other" utterances are mainly expressions that include: 
# cauliflower and lemon (and bird, with/out color, fruit, vegetable)
df_main_lesscons %>% 
  filter(UtteranceCat == "other") %>% 
  view()
## ---- chunk 21
df_plot_target = df_main_lesscons %>% 
  select(intended_target, condition, refexp, UtteranceCat, trial_number, anon_worker_id) %>% 
  filter(intended_target == "target") %>% 
  slice(rep(1:n(), each = 4)) %>%
  mutate(possible_utterance = rep_len(c("colorType", "colorOnly", "typeOnly", "other_typmod", "other_atypmod", "other"), 
                                  length.out=n())) %>% 
  mutate(uttered = ifelse(UtteranceCat==possible_utterance,1,0)) %>% 
  mutate_at(vars(possible_utterance),
            funs(factor(., levels=c("colorType", "colorOnly", "typeOnly", "other_typmod", "other_atypmod", "other")))) %>%
  mutate_at(vars(condition),
            funs(factor(., levels=c("atp", "aap", "ttp", "tap", "atn", "aan", "ttn", "tan"))))

ggplot(df_plot_target, aes(x=possible_utterance, y=uttered, fill=possible_utterance)) +
  facet_wrap(~condition, nrow=2) +
  # mean
  stat_summary(fun.y = "mean",
               geom = "bar",
               position = position_dodge(width = 0.9)) +
  # error bars 
  stat_summary(fun.data = "mean_cl_boot",
               geom = "linerange",
               color = "darkgrey",
               position = position_dodge(width = 0.9)) +
  theme(axis.text.x = element_text(angle = 30, hjust = 1)) +
  theme(legend.position = "none")
  

df_plot_target %>% 
  filter(trial_number <= 30) %>% 
  ggplot(., aes(x=possible_utterance, y=uttered, fill=possible_utterance)) +
    facet_wrap(~condition, nrow=2) +
    # mean
    stat_summary(fun.y = "mean",
                 geom = "bar",
                 position = position_dodge(width = 0.9)) +
    # error bars 
    stat_summary(fun.data = "mean_cl_boot",
                 geom = "linerange",
                 color = "darkgrey",
                 position = position_dodge(width = 0.9)) +
    theme(axis.text.x = element_text(angle = 30, hjust = 1)) +
    theme(legend.position = "none")

df_plot_target %>% 
  filter(trial_number > 30) %>% 
  ggplot(., aes(x=possible_utterance, y=uttered, fill=possible_utterance)) +
    facet_wrap(~condition, nrow=2) +
    # mean
    stat_summary(fun.y = "mean",
                 geom = "bar",
                 position = position_dodge(width = 0.9)) +
    # error bars 
    stat_summary(fun.data = "mean_cl_boot",
                 geom = "linerange",
                 color = "darkgrey",
                 position = position_dodge(width = 0.9)) +
    theme(axis.text.x = element_text(angle = 30, hjust = 1)) +
    theme(legend.position = "none")

# First half vs second half: ColorType utterances reduce in atn and aan condition in second trial half; "other" utterances reduce in second trial half
## ---- chunk 22
df_plot_comp = df_main_lesscons %>% 
  select(intended_target, condition, refexp, UtteranceCat, trial_number, anon_worker_id) %>% 
  filter(intended_target == "firstDistractor") %>% 
  slice(rep(1:n(), each = 4)) %>%
  mutate(possible_utterance = rep_len(c("colorType", "colorOnly", "typeOnly", "other_typmod", "other_atypmod", "other"), 
                                  length.out=n())) %>% 
  mutate(uttered = ifelse(UtteranceCat==possible_utterance,1,0)) %>% 
  mutate_at(vars(possible_utterance),
            funs(factor(., levels=c("colorType", "colorOnly", "typeOnly", "other_typmod", "other_atypmod", "other")))) %>%
  mutate_at(vars(condition),
            funs(factor(., levels=c("atp", "aap", "ttp", "tap", "atn", "aan", "ttn", "tan"))))

ggplot(df_plot_comp, aes(x=possible_utterance, y=uttered, fill=possible_utterance)) +
  facet_wrap(~condition, nrow=2) +
  # mean
  stat_summary(fun.y = "mean",
               geom = "bar",
               position = position_dodge(width = 0.9)) +
  # error bars 
  stat_summary(fun.data = "mean_cl_boot",
               geom = "linerange",
               color = "darkgrey",
               position = position_dodge(width = 0.9)) +
  theme(axis.text.x = element_text(angle = 30, hjust = 1)) +
  theme(legend.position = "none")
  

df_plot_comp %>% 
  filter(trial_number <= 30) %>% 
  ggplot(., aes(x=possible_utterance, y=uttered, fill=possible_utterance)) +
    facet_wrap(~condition, nrow=2) +
    # mean
    stat_summary(fun.y = "mean",
                 geom = "bar",
                 position = position_dodge(width = 0.9)) +
    # error bars 
    stat_summary(fun.data = "mean_cl_boot",
                 geom = "linerange",
                 color = "darkgrey",
                 position = position_dodge(width = 0.9)) +
    theme(axis.text.x = element_text(angle = 30, hjust = 1)) +
    theme(legend.position = "none")

df_plot_comp %>% 
  filter(trial_number > 30) %>% 
  ggplot(., aes(x=possible_utterance, y=uttered, fill=possible_utterance)) +
    facet_wrap(~condition, nrow=2) +
    # mean
    stat_summary(fun.y = "mean",
                 geom = "bar",
                 position = position_dodge(width = 0.9)) +
    # error bars 
    stat_summary(fun.data = "mean_cl_boot",
                 geom = "linerange",
                 color = "darkgrey",
                 position = position_dodge(width = 0.9)) +
    theme(axis.text.x = element_text(angle = 30, hjust = 1)) +
    theme(legend.position = "none")

# First half vs second half: ColorType utterances reduce in atn and aan condition in second trial half; "other" utterances reduce in second trial half
